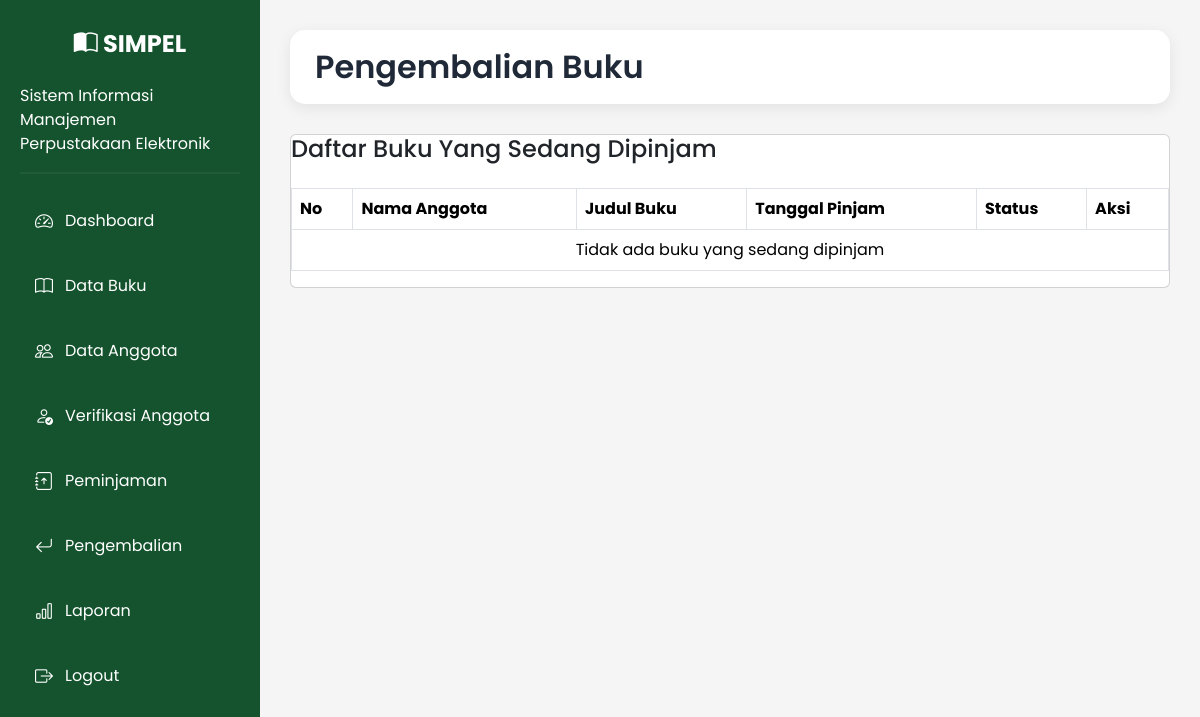
Page /pengembalian/ (signed in) on the earlier database version.
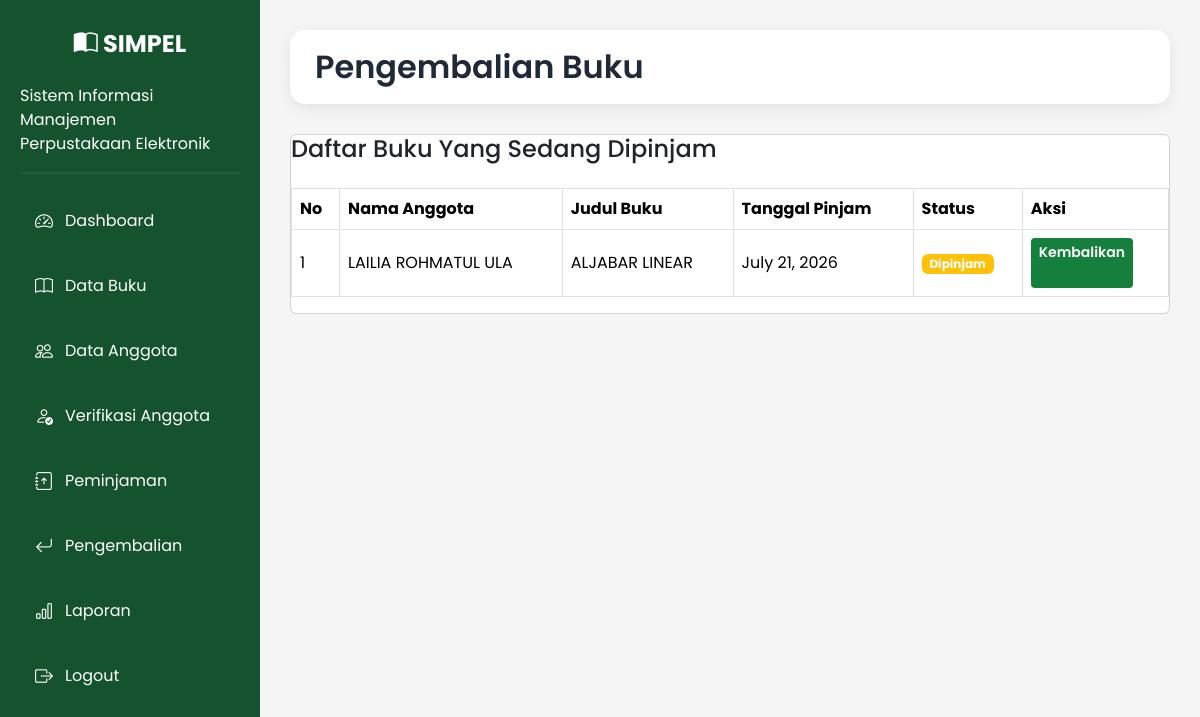
Same page on the later database version.
### library/models.py (models this page shows, shortened)
class Peminjaman(models.Model):
    STATUS = (
        ('Dipinjam', 'Dipinjam'),
        ('Dikembalikan', 'Dikembalikan'),
    )
    anggota = models.ForeignKey(Anggota, on_delete=models.CASCADE)
    buku = models.ForeignKey(Buku, on_delete=models.CASCADE)
    tanggal_pinjam = models.DateField()
    tanggal_kembali = models.DateField()
    status = models.CharField(max_length=20, choices=STATUS, default='Dipinjam')

class Anggota(models.Model):
    STATUS = (
        ('Menunggu', 'Menunggu'),
        ('Disetujui', 'Disetujui'),
        ('Ditolak', 'Ditolak'),
    )
    user = models.OneToOneField(
        User,
        on_delete=models.CASCADE,
        null=True,
        blank=True
    )
    nim = models.CharField(max_length=20)
    nama = models.CharField(max_length=100)
    prodi = models.CharField(max_length=100)
    fakultas = models.CharField(max_length=100)
    no_hp = models.CharField(max_length=20)
    alamat = models.TextField()
    status = models.CharField(
        max_length=20,
        choices=STATUS,
        default='Menunggu'
    )

class Buku(models.Model):
    kode_buku = models.CharField(max_length=20, unique=True)
    judul = models.CharField(max_length=200)
    penulis = models.CharField(max_length=100)
    penerbit = models.CharField(max_length=100)
    tahun_terbit = models.PositiveIntegerField()
    kategori = models.CharField(max_length=100)
    isbn = models.CharField(max_length=20, blank=True)
    lokasi_rak = models.CharField(
        max_length=50,
        default="Rak A1"
    )
    kondisi = models.CharField(
        max_length=20,
        choices=[
            ('Baik', 'Baik'),
            ('Rusak', 'Rusak'),
        ],
        default='Baik'
    )
    stok = models.PositiveIntegerField(default=0)

### library/views.py (the view)
# urls.py: path('pengembalian/', views.pengembalian, name='pengembalian'),
@login_required(login_url='login')
def pengembalian(request):
    data = Peminjaman.objects.filter(
        status="Dipinjam"
    )
    return render(
        request,
        'library/pengembalian.html',
        {
            'peminjaman': data
        }
    )

### library/templates/library/pengembalian.html (shortened to what this page needs)
{% extends 'library/base.html' %}
{% block content %}
<div class="topbar">
    <h2>Pengembalian Buku</h2>
</div>
<div class="card">
    <h4>Daftar Buku Yang Sedang Dipinjam</h4>
    <table class="table table-bordered mt-3">
        <thead>
            <tr>
                <th>No</th>
                <th>Nama Anggota</th>
                <th>Judul Buku</th>
                <th>Tanggal Pinjam</th>
                <th>Status</th>
                <th>Aksi</th>
            </tr>
        </thead>
<tbody>
{% for p in peminjaman %}
<tr>
<td>{{ forloop.counter }}</td>
<td>
    {{ p.anggota.nama }}
</td>
<td>
    {{ p.buku.judul }}
</td>
<td>
    {{ p.tanggal_pinjam }}
</td>
<td>
    <span class="badge bg-warning">
        {{ p.status }}
    </span>
</td>
<td>
    <a href="{% url 'tambah_pengembalian' p.id %}"
       class="btn btn-success btn-sm">
       Kembalikan
    </a>
</td>
</tr>
{% empty %}
<tr>
<td colspan="6" class="text-center">
Tidak ada buku yang sedang dipinjam
</td>
</tr>
{% endfor %}
</tbody>
    </table>
</div>
{% endblock %}

Differences in the rows shown:
added Peminjaman: anggota.nama "LAILIA ROHMATUL ULA", buku.judul "ALJABAR LINEAR", tanggal_pinjam "July 21, 2026", status "Dipinjam"
Other differences:
text no longer shown: "Tidak ada buku yang sedang dipinjam"
